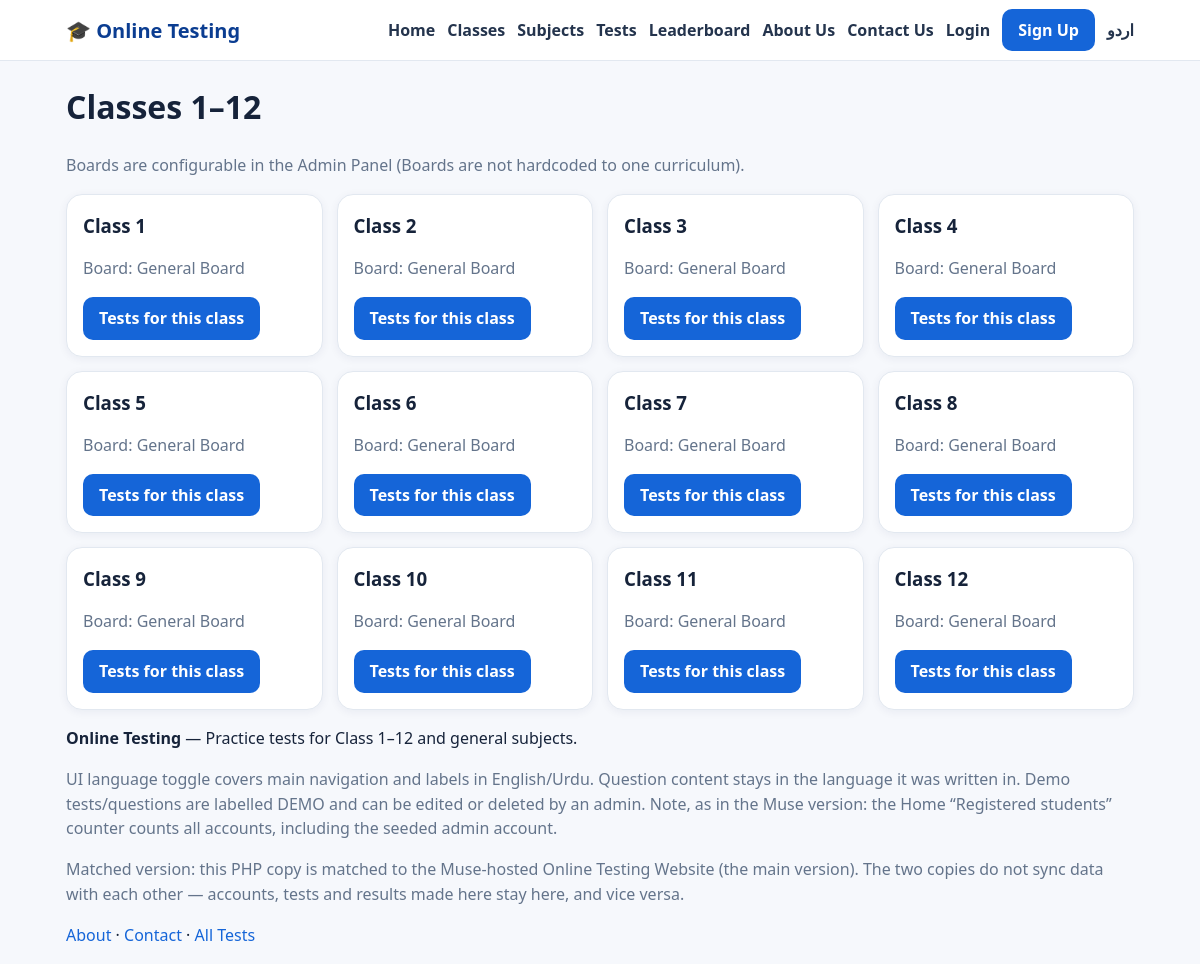
/classes.php, run on the app's committed database.
### tables this page shows
CREATE TABLE IF NOT EXISTS settings(`key` VARCHAR(80) PRIMARY KEY, value TEXT);

CREATE TABLE IF NOT EXISTS classes(id INT AUTO_INCREMENT PRIMARY KEY, board_id INT NULL, name VARCHAR(80) NOT NULL, grade INT NOT NULL, is_demo TINYINT(1) DEFAULT 0, FOREIGN KEY(board_id) REFERENCES boards(id) ON DELETE SET NULL, INDEX(grade));

CREATE TABLE IF NOT EXISTS boards(id INT AUTO_INCREMENT PRIMARY KEY, name VARCHAR(120) NOT NULL, slug VARCHAR(120) UNIQUE NOT NULL, is_demo TINYINT(1) DEFAULT 0);

### config.php (called while the page is built, shortened)
<?php
function db(){
    static $pdo=null;
    if($pdo===null){
        $pdo=new PDO('mysql:host='.DB_HOST.';dbname='.DB_NAME.';charset=utf8mb4',DB_USER,DB_PASS,
            [PDO::ATTR_ERRMODE=>PDO::ERRMODE_EXCEPTION,PDO::ATTR_DEFAULT_FETCH_MODE=>PDO::FETCH_ASSOC]);
    }
    return $pdo;
}
function e($s){ return htmlspecialchars((string)$s,ENT_QUOTES,'UTF-8'); }
function current_user(){
    if(empty($_SESSION['user_id'])) return null;
    $st=db()->prepare('SELECT * FROM users WHERE id=?'); $st->execute([$_SESSION['user_id']]);
    return $st->fetch() ?: null;
}
$lang=$_SESSION['lang']??'en';
function t($k){ global $T,$lang; return $T[$lang][$k]??$T['en'][$k]??$k; }
function site_setting($k,$def=''){
    try{ $st=db()->prepare('SELECT value FROM settings WHERE `key`=?'); $st->execute([$k]); $r=$st->fetch(); return $r?$r['value']:$def; }catch(Exception $ex){ return $def; }
}

### classes.php (the view)
<?php $page_title='Classes 1-12'; include 'includes/header.php'; $rows=db()->query("SELECT cl.*,b.name board FROM classes cl LEFT JOIN boards b ON b.id=cl.board_id ORDER BY grade")->fetchAll(); ?>
<h1><?= t('classes') ?> 1–12</h1><p class="muted">Boards are configurable in the Admin Panel (Boards are not hardcoded to one curriculum).</p>
<div class="grid"><?php foreach($rows as $r): ?><div class="card"><h3><?= e($r['name']) ?></h3><p class="muted">Board: <?= e($r['board']??'—') ?></p><a class="btn" href="tests.php?class_id=<?= $r['id'] ?>">Tests for this class</a></div><?php endforeach; ?></div>
<?php include 'includes/footer.php'; ?>

### includes/header.php (shortened to what this page needs)
<?php require_once __DIR__.'/../config.php'; $user=current_user(); $isUr=($lang==='ur'); ?>
<!DOCTYPE html><html lang="<?= $isUr?'ur':'en' ?>" dir="<?= $isUr?'rtl':'ltr' ?>">
<head><meta charset="utf-8"><meta name="viewport" content="width=device-width,initial-scale=1">
<link rel="stylesheet" href="assets/css/style.css"></head>
<body>
<header class="top"><div class="wrap top-in">
<a class="logo" href="index.php">🎓 <?= e(site_setting('site_name',SITE_NAME)) ?></a>
<nav>
<a href="index.php"><?= t('home') ?></a><a href="classes.php"><?= t('classes') ?></a><a href="subjects.php"><?= t('subjects') ?></a>
<a href="tests.php"><?= t('tests') ?></a><a href="leaderboard.php"><?= t('leaderboard') ?></a>
<a href="about.php"><?= t('about') ?></a><a href="contact.php"><?= t('contact') ?></a>
<?php if($user): ?><a href="dashboard.php"><?= t('dashboard') ?></a><?php if(is_admin()): ?><a href="admin/index.php">👑 <?= t('admin') ?></a><?php endif; ?><a href="logout.php"><?= t('logout') ?></a>
<?php else: ?><a href="login.php"><?= t('login') ?></a><a class="btn" href="register.php"><?= t('signup') ?></a><?php endif; ?>
<?php $toggle_qs=$_GET; $toggle_qs['lang']=$isUr?'en':'ur'; ?><a href="?<?= http_build_query($toggle_qs) ?>"><?= $isUr?'English':'اردو' ?></a>
</nav></div></header>
<main class="wrap">

### includes/footer.php
</main>
<footer class="foot"><div class="wrap">
<p><b><?= e(site_setting('site_name',SITE_NAME)) ?></b> — <?= e(site_setting('site_tagline','Practice tests for Class 1–12 and general subjects.')) ?></p>
<p class="muted">UI language toggle covers main navigation and labels in English/Urdu. Question content stays in the language it was written in. Demo tests/questions are labelled DEMO and can be edited or deleted by an admin. Note, as in the Muse version: the Home “Registered students” counter counts all accounts, including the seeded admin account.</p>
<p class="muted">Matched version: this PHP copy is matched to the Muse-hosted Online Testing Website (the main version). The two copies do not sync data with each other — accounts, tests and results made here stay here, and vice versa.</p>
<p><a href="about.php">About</a> · <a href="contact.php">Contact</a> · <a href="tests.php">All Tests</a></p>
</div></footer>
<script src="assets/js/app.js"></script></body></html>

### assets/css/style.css (style rules this page uses)
* { box-sizing:border-box }
body { margin:0;font-family:system-ui,-apple-system,Segoe UI,Roboto,Arial,sans-serif;background:#f6f8fc;color:#16233a;line-height:1.55 }
a { color:#1565d8;text-decoration:none }
.wrap { max-width:1100px;margin:0 auto;padding:0 16px }
.top { background:#fff;border-bottom:1px solid #e2e8f0;position:sticky;top:0;z-index:20 }
.top-in { display:flex;align-items:center;gap:16px;min-height:60px;flex-wrap:wrap }
.logo { font-weight:800;font-size:20px;color:#0b3d91 }
nav { display:flex;gap:12px;flex-wrap:wrap;align-items:center;margin-left:auto }
nav a { color:#24344d;font-weight:600 }
.btn,.btn2 { display:inline-block;background:#1565d8;color:#fff!important;border:0;border-radius:10px;padding:9px 16px;font-weight:700;cursor:pointer }
.grid { display:grid;grid-template-columns:repeat(auto-fill,minmax(230px,1fr));gap:14px }
.card { background:#fff;border:1px solid #e2e8f0;border-radius:16px;padding:16px;box-shadow:0 2px 10px rgba(20,40,80,.06) }
.card h3 { margin:0 0 6px }
.muted { color:#64748b }

### data on the page
settings: value "Online Testing"
classes: name "Class 1", board.name "General Board"
classes: name "Class 2", board.name "General Board"
classes: name "Class 3", board.name "General Board"
classes: name "Class 4", board.name "General Board"
classes: name "Class 5", board.name "General Board"
classes: name "Class 6", board.name "General Board"
classes: name "Class 7", board.name "General Board"
classes: name "Class 8", board.name "General Board"
classes: name "Class 9", board.name "General Board"
classes: name "Class 10", board.name "General Board"
classes: name "Class 11", board.name "General Board"
classes: name "Class 12", board.name "General Board"
settings: value "Practice tests for Class 1–12 and general subjects."

### other printed values
t('home') "Home"
t('classes') "Classes"
t('subjects') "Subjects"
t('tests') "Tests"
t('leaderboard') "Leaderboard"
t('about') "About Us"
t('contact') "Contact Us"
t('login') "Login"
t('signup') "Sign Up"
